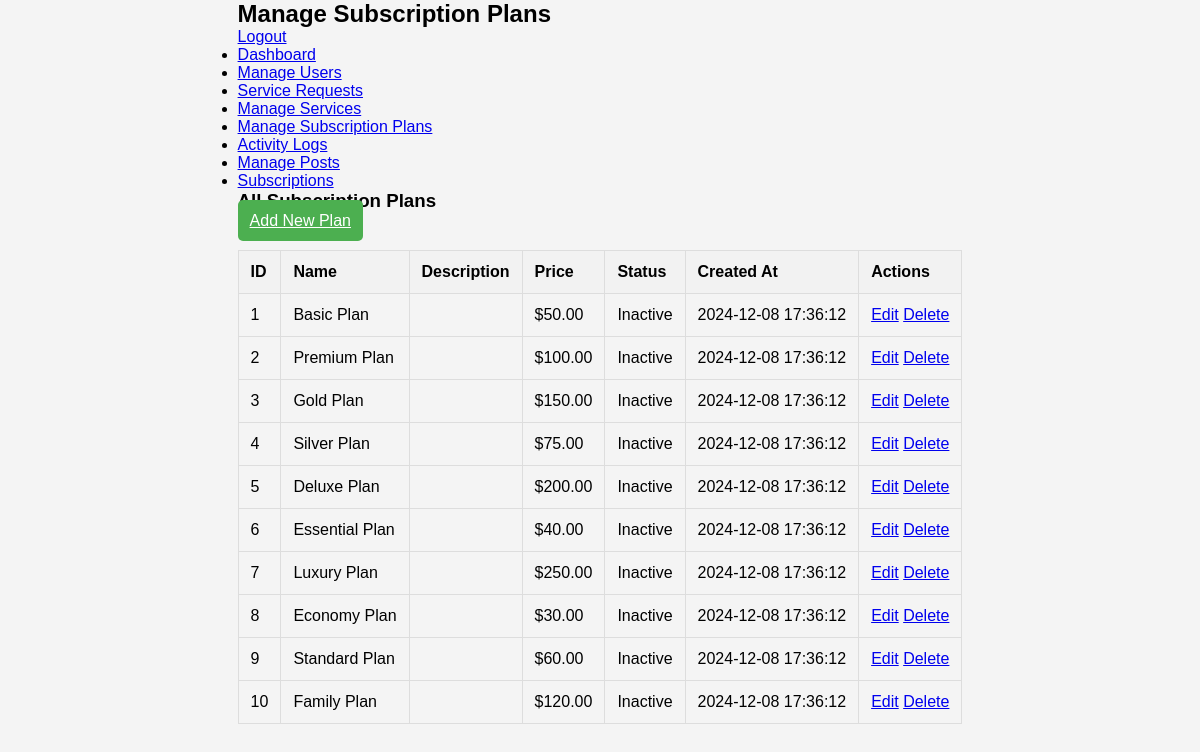
Screenshot of /php/manage_plans.php (signed in) with the database file from the repository.
### tables this page shows
CREATE TABLE `plans` (
  `id` int(11) NOT NULL,
  `name` varchar(100) NOT NULL,
  `price` decimal(10,2) NOT NULL,
  `duration` int(11) NOT NULL,
  `description` text DEFAULT NULL,
  `status` enum('active','inactive') DEFAULT 'inactive',
  `created_at` timestamp NOT NULL DEFAULT current_timestamp()
);

### php/manage_plans.php (the view, shortened to what this page needs)
<?php
include('db_config.php');
$sql = "SELECT * FROM plans ORDER BY created_at DESC";
$result = $conn->query($sql);
?>
<!DOCTYPE html>
<html lang="en">
<head>
    <link rel="stylesheet" href="css/styles.css">
</head>
<body>
    <div class="admin-dashboard">
        <header>
            <div class="header-left">
                <h2>Manage Subscription Plans</h2>
            </div>
            <div class="header-right">
                <a href="logout.php">Logout</a>
            </div>
        </header>
        <aside class="sidebar">
            <nav>
                <ul>
                    <li><a href="admin_dashboard.php">Dashboard</a></li>
                    <li><a href="manage_users.php">Manage Users</a></li>
                    <li><a href="service_requests.php">Service Requests</a></li>
                    <li><a href="manage_services.php">Manage Services</a></li>
                    <li><a href="manage_plans.php">Manage Subscription Plans</a></li>
                    <li><a href="activity_logs.php">Activity Logs</a></li>
                    <li><a href="posts.php">Manage Posts</a></li>
                    <li><a href="subscriptions.php">Subscriptions</a></li>
                </ul>
            </nav>
        </aside>
        <main class="main-content">
            <h3>All Subscription Plans</h3>
            <a href="add_plan.php" class="btn btn-primary">Add New Plan</a>
            <table>
                <thead>
                    <tr>
                        <th>ID</th>
                        <th>Name</th>
                        <th>Description</th>
                        <th>Price</th>
                        <th>Status</th>
                        <th>Created At</th>
                        <th>Actions</th>
                    </tr>
                </thead>
                <tbody>
                    <?php while ($row = $result->fetch_assoc()): ?>
                        <tr>
                            <td><?php echo $row['id']; ?></td>
                            <td><?php echo $row['name']; ?></td>
                            <td><?php echo $row['description']; ?></td>
                            <td><?php echo '$' . number_format($row['price'], 2); ?></td>
                            <td><?php echo ucfirst($row['status']); ?></td>
                            <td><?php echo $row['created_at']; ?></td>
                            <td>
                                <a href="edit_plan.php?id=<?php echo $row['id']; ?>">Edit</a>
                                <a href="manage_plans.php?delete_id=<?php echo $row['id']; ?>" onclick="return confirm('Are you sure you want to delete this plan?')">Delete</a>
                            </td>
                        </tr>
                    <?php endwhile; ?>
                </tbody>
            </table>
        </main>
    </div>
</body>
</html>

### css/styles.css (style rules this page uses)
* { margin: 0; padding: 0; box-sizing: border-box; }
body { font-family: Arial, sans-serif; background-color: #f4f4f4; margin: 0; padding: 0; display: flex; flex-direction: column; align-items: center; }
table { width: 100%; margin: 20px 0; border-collapse: collapse; }
table, th, td { border: 1px solid #ddd; }
th, td { padding: 12px; text-align: left; }
th { background-color: #f2f2f2; }
.btn { width: 100%; padding: 12px; background-color: #4CAF50; color: white; border: none; border-radius: 5px; font-size: 16px; cursor: pointer; transition: background-color 0.3s; }

### rows the page displays
plans: id "1", name "Basic Plan", price "50.00", status "Inactive", created_at "2024-12-08 17:36:12"
plans: id "2", name "Premium Plan", price "100.00", status "Inactive", created_at "2024-12-08 17:36:12"
plans: id "3", name "Gold Plan", price "150.00", status "Inactive", created_at "2024-12-08 17:36:12"
plans: id "4", name "Silver Plan", price "75.00", status "Inactive", created_at "2024-12-08 17:36:12"
plans: id "5", name "Deluxe Plan", price "200.00", status "Inactive", created_at "2024-12-08 17:36:12"
plans: id "6", name "Essential Plan", price "40.00", status "Inactive", created_at "2024-12-08 17:36:12"
plans: id "7", name "Luxury Plan", price "250.00", status "Inactive", created_at "2024-12-08 17:36:12"
plans: id "8", name "Economy Plan", price "30.00", status "Inactive", created_at "2024-12-08 17:36:12"
plans: id "9", name "Standard Plan", price "60.00", status "Inactive", created_at "2024-12-08 17:36:12"
plans: id "10", name "Family Plan", price "120.00", status "Inactive", created_at "2024-12-08 17:36:12"
